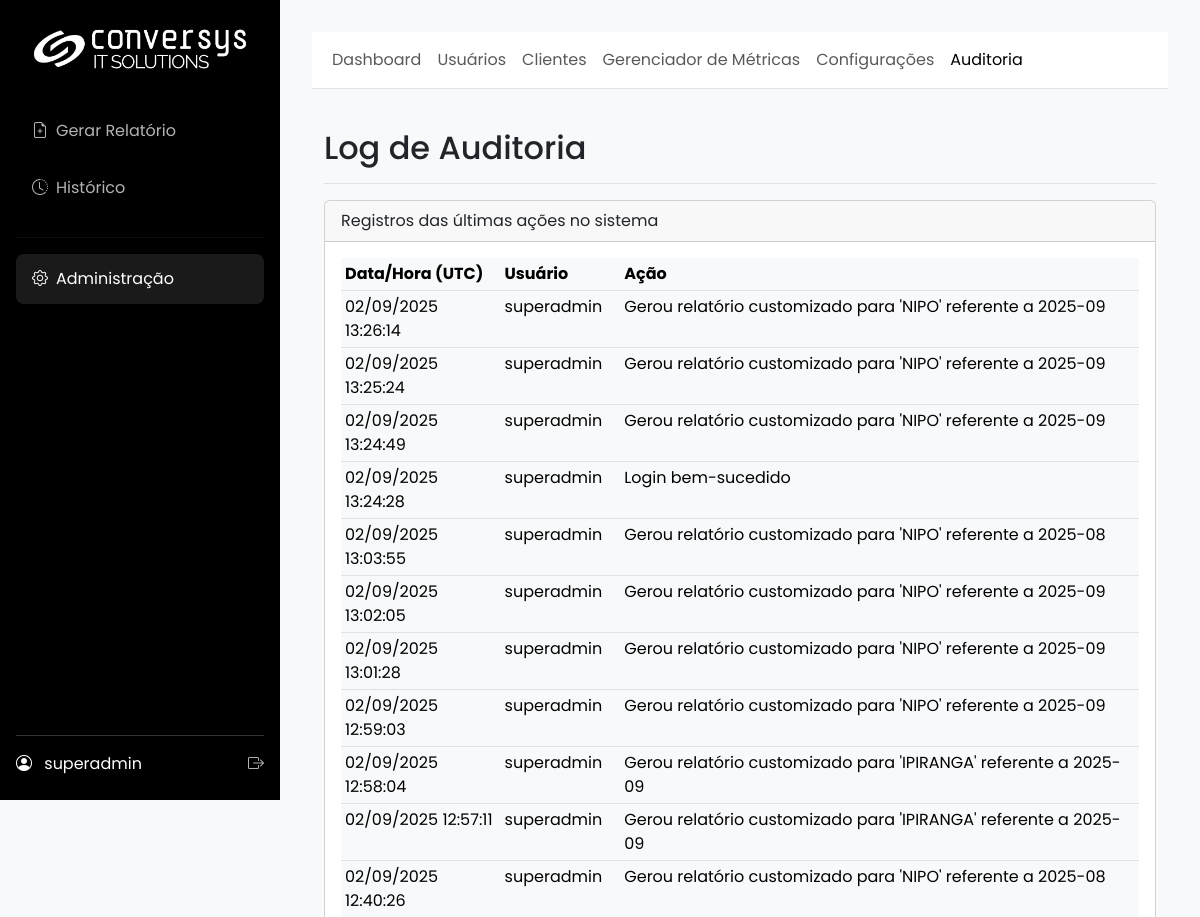
/admin/audit (signed in, upper part), run on an earlier commit of the app's database.
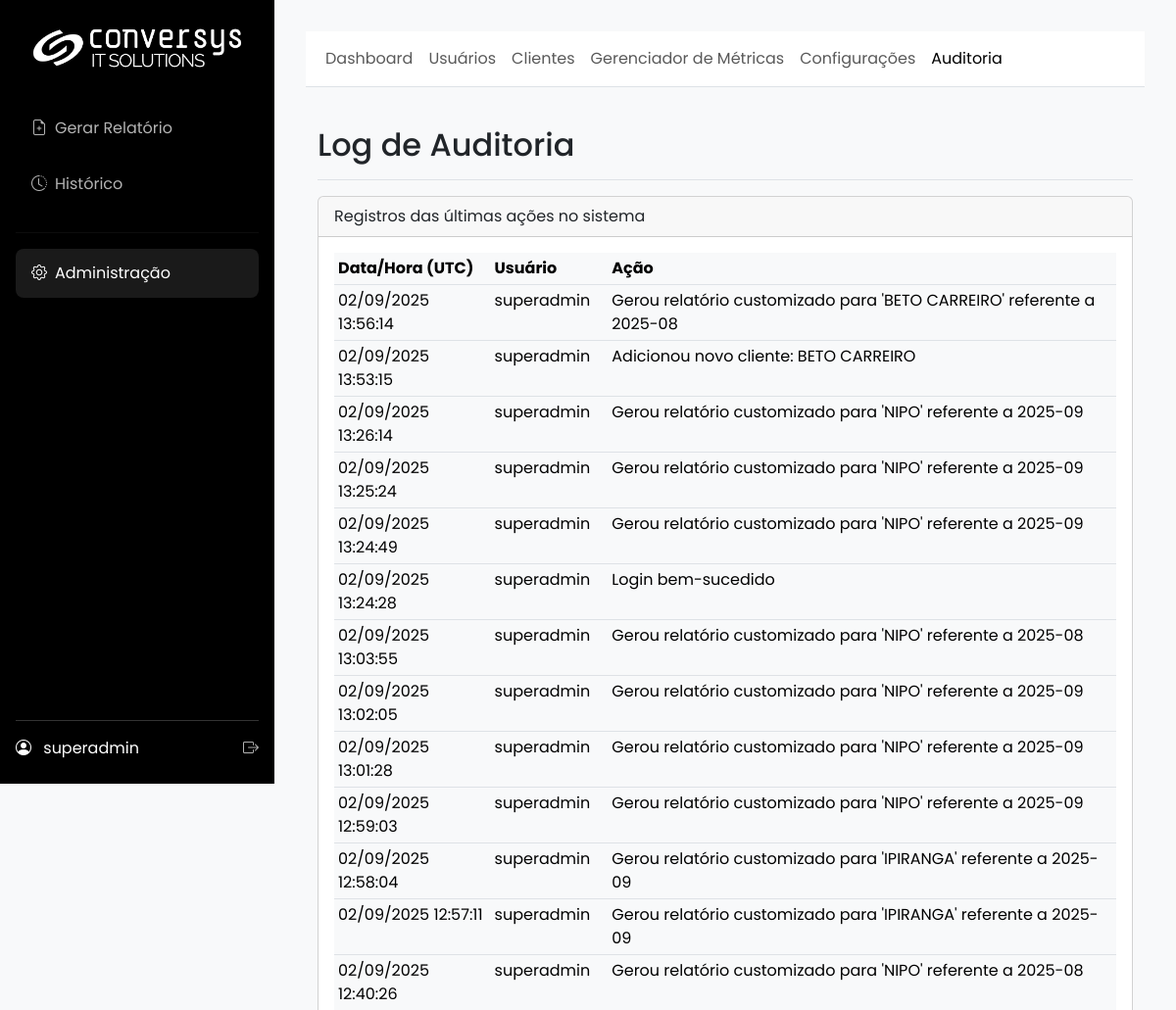
And on a later commit of the database.
### app/models.py (models this page shows)
class AuditLog(db.Model):
    id = db.Column(db.Integer, primary_key=True)
    user_id = db.Column(db.Integer, db.ForeignKey('user.id'), nullable=True)
    username = db.Column(db.String(64), nullable=False)
    action = db.Column(db.String(255), nullable=False)
    timestamp = db.Column(db.DateTime, default=dt.datetime.utcnow)
    user = db.relationship('User', backref='audit_logs')

### app/admin/routes.py (the view)
@admin.route('/audit')
@admin_required
def audit_log():
    _ensure_request_id()
    logs = AuditLog.query.order_by(AuditLog.timestamp.desc()).limit(200).all()
    _log_debug("Audit log listado", count=len(logs))
    return render_template('admin/audit_log.html', title="Log de Auditoria", logs=logs)

### app/__init__.py (called while the page is built)
@login_manager.user_loader
def load_user(user_id):
    from .models import User
    return db.session.get(User, int(user_id))

def _ensure_request_id():
    rid = getattr(g, "request_id", None)
    if not rid:
        rid = uuid.uuid4().hex
        g.request_id = rid
    return rid

### app/admin/routes.py (called while the page is built)
def _ensure_request_id():
    if not getattr(g, "request_id", None):
        g.request_id = uuid.uuid4().hex
    return g.request_id

def _log_debug(msg, **extra):
    rid = _ensure_request_id()
    payload = {"rid": rid, **extra}
    try:
        current_app.logger.debug(f"{msg} | {payload}")
    except Exception:
        print(f"DEBUG {msg} | {payload}")

### app/main/routes.py (called while the page is built, shortened)
@main.before_app_request
def before_request_func():
    cfg = SystemConfig.query.first()
    g.sys_config = cfg

### app/models.py (called while the page is built)
    def has_role(self, role_name):
        return self.role.name == role_name

### app/templates/admin/audit_log.html (shortened to what this page needs)
{% extends 'admin/base.html' %}
{% block admin_content %}
<div class="container-fluid">
    <div class="d-flex justify-content-between flex-wrap flex-md-nowrap align-items-center pt-3 pb-2 mb-3 border-bottom">
        <h1 class="h2">Log de Auditoria</h1>
    </div>
    <div class="card">
        <div class="card-header">
            Registros das últimas ações no sistema
        </div>
        <div class="card-body">
            <div class="table-responsive">
                <table class="table table-sm table-hover">
                    <thead>
                        <tr>
                            <th style="width: 20%;">Data/Hora (UTC)</th>
                            <th style="width: 15%;">Usuário</th>
                            <th>Ação</th>
                        </tr>
                    </thead>
                    <tbody>
                        {% for log in logs %}
                        <tr>
                            <td>{{ log.timestamp.strftime('%d/%m/%Y %H:%M:%S') }}</td>
                            <td>{{ log.username }}</td>
                            <td>{{ log.action }}</td>
                        </tr>
                        {% else %}
                        <tr>
                            <td colspan="3" class="text-center text-muted p-4">Nenhum registro de auditoria encontrado.</td>
                        </tr>
                        {% endfor %}
                    </tbody>
                </table>
            </div>
        </div>
    </div>
</div>
{% endblock %}

What changed in the data, as far as the page shows it:
added AuditLog: timestamp "02/09/2025 13:56:14", username "superadmin", action "Gerou relatório customizado para 'BETO CARREIRO' referente a 2025-08"
added AuditLog: timestamp "02/09/2025 13:53:15", username "superadmin", action "Adicionou novo cliente: BETO CARREIRO"
